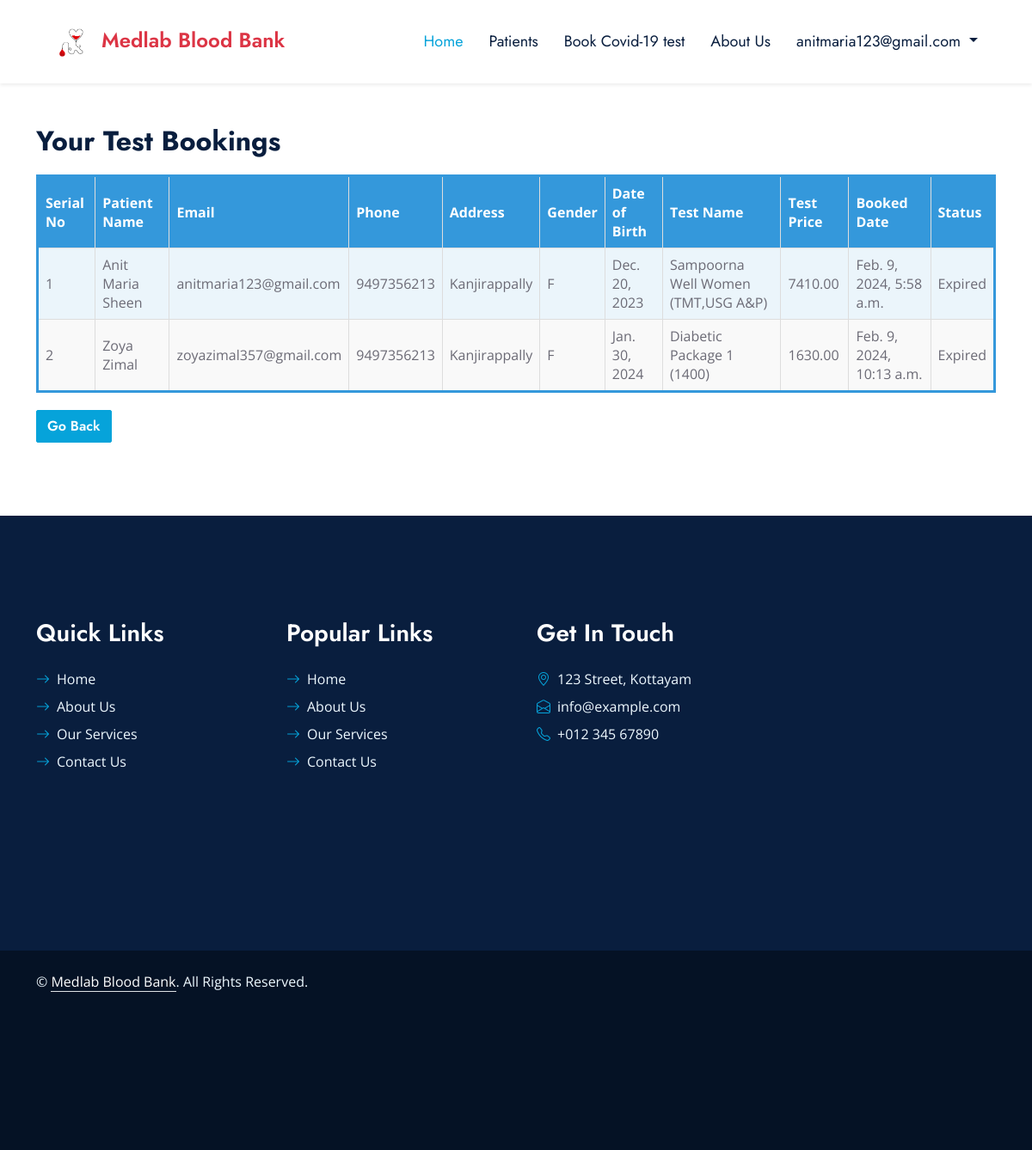
Page /viewtestbookings/ (signed in) on the earlier database version.
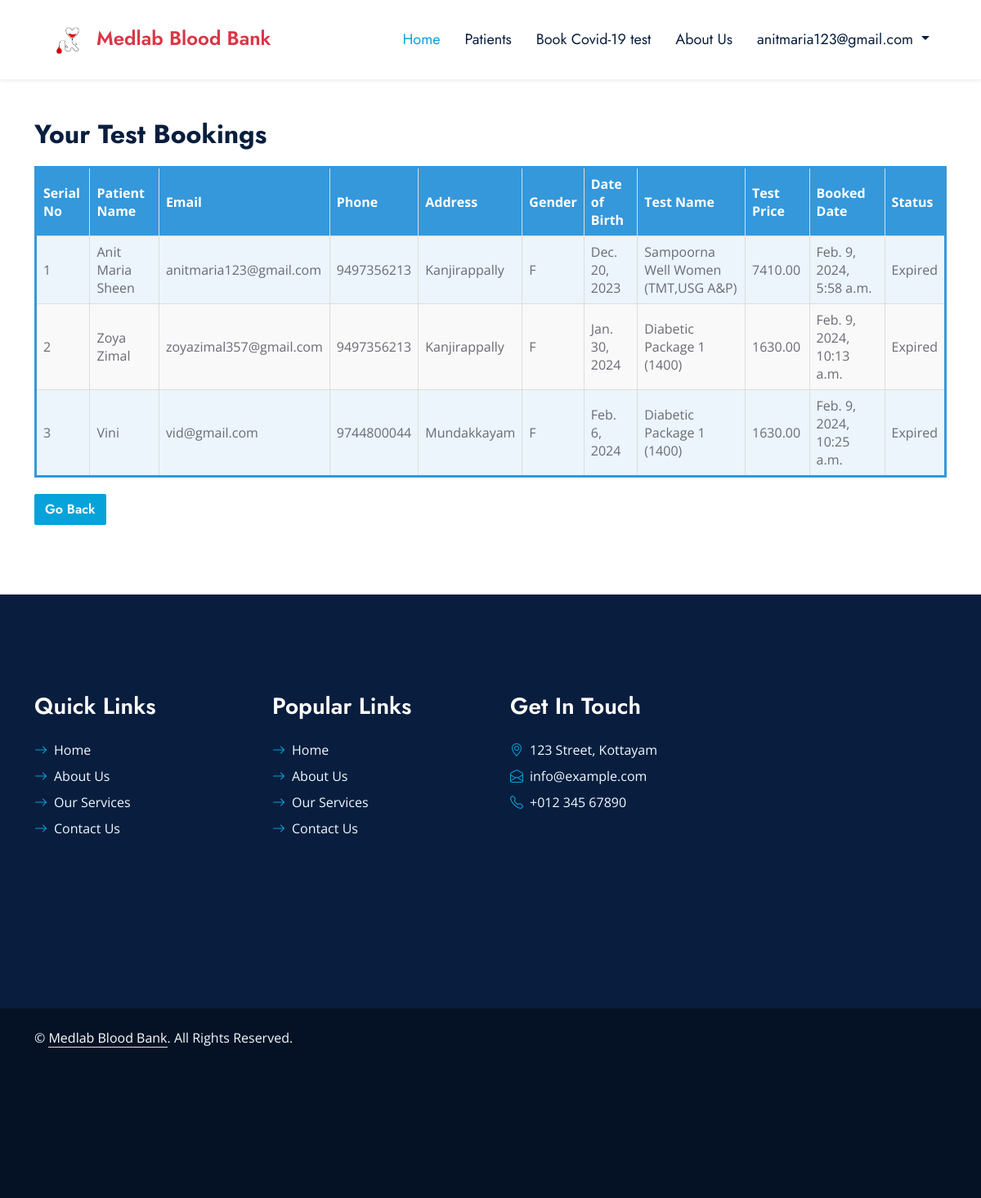
Same page on the later database version.
### website/models.py (models this page shows, shortened)
class Booking(models.Model):
    patient = models.ForeignKey(Patient, on_delete=models.CASCADE)
    booked_date = models.DateTimeField(auto_now_add=True)
    def __str__(self):
        return f"Booking for {self.patient.full_name} on {self.booked_date}"

class Patient(models.Model):
    user = models.ForeignKey(CustomUser, on_delete=models.CASCADE, default=1, related_name='patient_user')
    full_name = models.CharField(max_length=255)
    email = models.EmailField()
    phone = models.CharField(max_length=15)
    address = models.TextField()
    gender = models.CharField(max_length=1, choices=[('M', 'Male'), ('F', 'Female'), ('O', 'Other')])
    date_of_birth = models.DateField()
    selected_test = models.ForeignKey(LaboratoryTest, on_delete=models.SET_NULL, null=True, blank=True)
    def __str__(self):
        return self.full_name

class LaboratoryTest(models.Model):
    test_name = models.CharField(max_length=255)
    test_price = models.DecimalField(max_digits=10, decimal_places=2)
    package_details = models.JSONField()

### website/views.py (the view)
# urls.py: path('viewtestbookings/', views.viewtestbookings, name='viewtestbookings'),
@login_required
def viewtestbookings(request):
    patient = request.user.id
    bookings=[]
    variable=Patient.objects.filter(user_id=patient)
    print(variable)
    print("Hello")
    for i in variable:
        bookings.extend(Booking.objects.filter(patient_id=i.id))
    print(bookings)
    current_time = timezone.now()
    for booking in bookings:
        time_difference = booking.booked_date - current_time
        booking.is_cancelable = time_difference.total_seconds() > 0 and time_difference.total_seconds() < 86400
    context = {'bookings': bookings}
    return render(request, 'viewtestbookings.html', context)

### templates/viewtestbookings.html (shortened to what this page needs)
{% extends 'baselab.html' %}
{% block content %}
<div class="container">
    <br><br>
    <h2>Your Test Bookings</h2>
    {% if bookings %}
        <table border="1">
            <thead>
                <tr>
                    <th>Serial No</th>
                    <th>Patient Name</th>
                    <th>Email</th>
                    <th>Phone</th>
                    <th>Address</th>
                    <th>Gender</th>
                    <th>Date of Birth</th>
                    <th>Test Name</th>
                    <th>Test Price</th>
                    <th>Booked Date</th>
                    <th>Status</th>
                </tr>
            </thead>
            <tbody>
                {% for booking in bookings %}
                    <tr>
                        <td>{{ forloop.counter }}</td>
                        <td>{{ booking.patient.full_name }}</td>
                        <td>{{ booking.patient.email }}</td>
                        <td>{{ booking.patient.phone }}</td>
                        <td>{{ booking.patient.address }}</td>
                        <td>{{ booking.patient.gender }}</td>
                        <td>{{ booking.patient.date_of_birth }}</td>
                        <td>{{ booking.patient.selected_test.test_name }}</td>
                        <td>{{ booking.patient.selected_test.test_price }}</td>
                        <td>{{ booking.booked_date }}</td>
                        <td>
                            {% if booking.is_cancelable %}
                                Cancel
                            {% elif booking.booked_date > current_time %}
                                Booked
                            {% else %}
                                Expired
                            {% endif %}
                        </td>
                    </tr>
                {% endfor %}
            </tbody>
        </table>
        <div class="go-back-button">
            <a href="{% url 'homelab' %}" class="btn btn-primary">Go Back</a>
        </div>
    {% else %}
        <p>No bookings found.</p>
    {% endif %}
</div>
{% endblock %}

Differences in the rows shown:
added Booking: patient.full_name "Vini", patient.email "vid@gmail.com", patient.phone "9744800044", patient.address "Mundakkayam", patient.gender "F", patient.date_of_birth "Feb. 6, 2024", patient.selected_test.test_name "Diabetic Package 1 (1400)", patient.selected_test.test_price "1630.00", booked_date "Feb. 9, 2024, 10:25 a.m.", shows "Expired"
